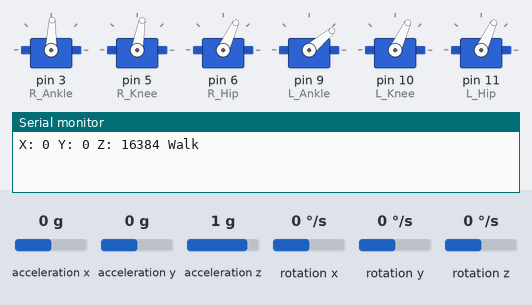
A sketch run on a simulated Arduino Uno, built with avr-gcc and run on an emulated ATmega328P. Shown: 6 × servo, the last lines printed to the serial monitor. Wiring (inferred from the names in the program): MPU-6050 motion sensor at I2C address 0x68; MPU-6050 motion sensor at I2C address 0x69. Inputs (shaded band) come from the test bench; at power-on: acceleration x 0 g, acceleration z 1 g, acceleration y 0 g, rotation x 0 °/s, rotation y 0 °/s, rotation z 0 °/s.

Above: at 3.2 s.
3.3 s: acceleration x set to -0.5 g
11.0 s: acceleration x set to -0.8 g
At 16.4 s:
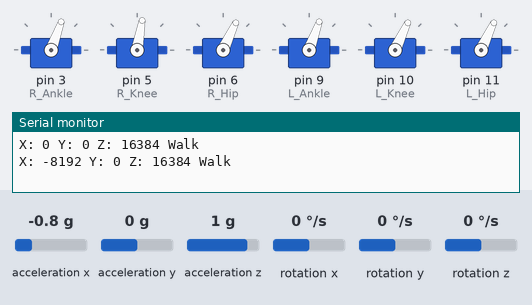
19.7 s: acceleration x set to 0 g
At 22.2 s:
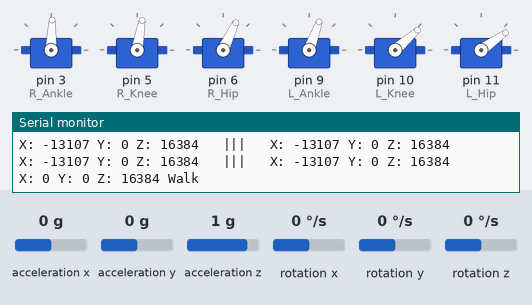
27.4 s: acceleration z set to 0.2 g
35.1 s: acceleration z set to -0.1 g
At 35.7 s:
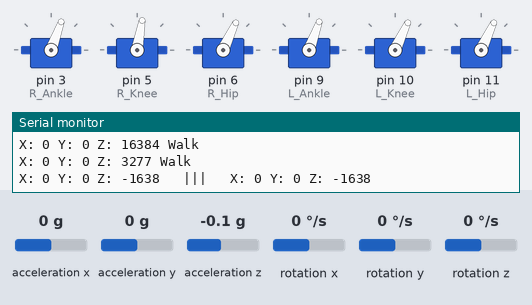
42.8 s: acceleration z set to 0.8 g
At 46.7 s:
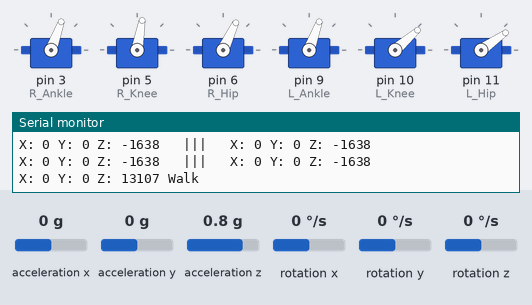
Timing chart, 0 to 51.5 s (numbered marks = the images above; inputs shaded):
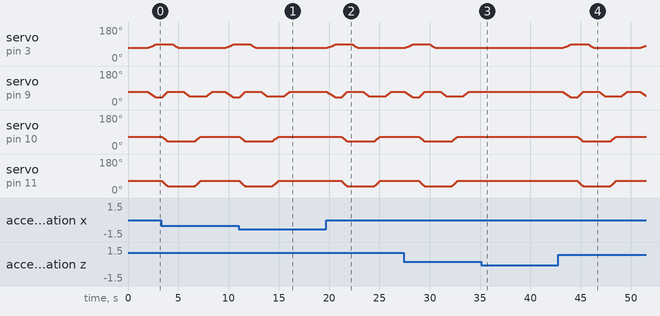

Measured:
- the behaviour switches between -0.6 and -0.7 g on acceleration x (found by bisection; images 0 and 1)
- the behaviour switches between 0.1 and 0 g on acceleration z (found by bisection; images 2 and 3)
- after the input at 11.0 s, servo on pin 3 (R_Ankle): goes on until 12.7 s, then stays 70°; servo on pin 9 (L_Ankle): goes on until 16.0 s, then stays 70°
- after the input at 19.7 s, servo on pin 3 (R_Ankle): rises from 70° to 88° in 0.75 s, then falls to 70° in 2.3 s; servo on pin 9 (L_Ankle): 70° → 65° after 0.13 s, → 60° 0.15 s later, → 55° 0.15 s later, → 50° 0.15 s later, … (24 changes in this stretch)
- after the input at 35.1 s, servo on pin 3 (R_Ankle): stays 70° (without the input it goes to 73° after 0.15 s); servo on pin 9 (L_Ankle): stops changing and stays 70°; servo on pin 10 (L_Knee), servo on pin 11 (L_Hip): stops changing and stays 65°

The sketch:

Final_biped_v2.ino
```cpp
// ================================================================
// Sookmyung Women's University Electronic Engineering 21
// Soomin Kwon
// rnjss8m@sm.ac.kr
// ----------------------------------------------------------------
// PROJECT NAME  : arduino_biped_robot_v2
// FILE NAME     : Final_biped_v2.ino
// ABOUT         :
// CREATION DATE : 2022.06.18
// ================================================================


#include<Wire.h>
#include <Servo.h>

const int MPU1 = 0x68, MPU2 = 0x69;
int AcX, AcY, AcZ;
int delayVal = 100; //딜레이 값 지정
int delayVal2 = 500;

bool time = true; //time이라는 변수를 true로 지정함
//Creating Servo Objects
Servo R_Ankle;
Servo L_Ankle;
Servo R_Knee;
Servo L_Knee;
Servo R_Hip;
Servo L_Hip; //서보모터 이름 지정

//Function Prototype//
void stand();
void L_forward();
void R_forward();

int R_AnkPos = 70;
int R_KneePos = 80;
int R_HipPos = 65;
int L_AnkPos = 70;
int L_KneePos = 65;
int L_HipPos = 65;

void setup () {
  //Servo input pins
  R_Ankle.attach (3);
  R_Knee.attach (5);
  R_Hip.attach (6);
  L_Ankle.attach (9);
  L_Knee.attach (10);
  L_Hip.attach (11);
  stand();
  delay (2000);

  Wire .begin ();
  Wire .beginTransmission (MPU1);
  Wire .write (0x6B);
  Wire .write (0); //MPU6050 1을 동작 대기 모드로 변경
  Wire .endTransmission (true);

  Wire .begin ();
  Wire .beginTransmission (MPU2);
  Wire .write (0x6B);
  Wire .write (0); //MPU6050 2를 동작 대기 모드로 변경
  Wire .endTransmission (true);
  Serial .begin (9600);
}

void loop () {
  while (1) {
    //받아온 센서값을 출력
    GetMPUValue(MPU1);
    if (AcX > -10000 && AcZ > 0) { //왼쪽다리 앞으로 걸으면
      Serial .print (" Walk");
      Serial .println ();
      L_forward(); //왼쪽다리부터 보행하는 코드 실행
      delay (800);
      break ;
    }
    Serial .print ("\t ||| \t");

    GetMPUValue(MPU2);
    if (AcX > -10000 && AcZ > 0) { //오른쪽다리 앞으로 걸으면
      Serial .print (" Walk");
      R_forward(); //오른쪽다리부터 보행하는 코드 실행
    }
    Serial .println ();

    delay (800);
  }
}

void GetMPUValue(const int MPU) {

  Wire .beginTransmission (MPU); //MPU6050 호출
  Wire .write (0x3B); //AcX 레지스터 위치 요청
  Wire .endTransmission (false);
  Wire .requestFrom (MPU, 14, true); //14byte의 데이터를 요청

  AcX = Wire .read () << 8 | Wire .read (); //두개의 나뉘어진 바이트를 하나로 이어붙임
  AcY = Wire .read () << 8 | Wire .read ();
  AcZ = Wire .read () << 8 | Wire .read ();

  Serial .print ("X: ");
  Serial .print (AcX);
  Serial .print (" Y: ");
  Serial .print (AcY);
  Serial .print (" Z: ");
  Serial .print (AcZ);
}

//Function Definition//

void stand () { //초기 포지션. 각 모터가 출력할 값 지정
  R_Ankle.write (70);
  R_Knee.write (80);
  R_Hip.write (65);
  L_Ankle.write (70);
  L_Knee.write (65);
  L_Hip.write (65);
}

////////////FORWARD///////////////

///////////Left Leg///////////////

void L_forward() { //left leg first walk

  for (int i = 0; i < 6; i += 1) { //무게중심 옮기기
    R_AnkPos += 3;
    L_AnkPos -= 5;
    R_Ankle.write (R_AnkPos );
    L_Ankle.write (L_AnkPos );
    delay (delayVal + 50);
  }
  delay (delayVal2);

  for (int i = 0; i < 6; i += 1) { //왼다리 내딛기
    L_AnkPos += 5;
    L_KneePos -= 4;
    L_HipPos -= 5;
    L_Ankle.write (L_AnkPos );
    L_Knee.write (L_KneePos);
    L_Hip.write (L_HipPos );

    delay (delayVal);
  }
  delay (delayVal2);

  for (int i = 0; i < 6; i += 1) { // 무게중심 원위치
    R_AnkPos -= 3;
    R_Ankle.write (R_AnkPos );

    delay (delayVal);
  }
  delay (delayVal2);


  for (int i = 0; i < 6; i += 1) { //무게중심 반대로 옮기기
    L_AnkPos -= 4;
    L_Ankle.write (L_AnkPos );

    delay (delayVal);
  }
  delay (delayVal2);

  for (int i = 0; i < 6; i += 1) { // 왼다리 원위치(발목 제외 standpos)
    L_KneePos += 4;
    L_HipPos += 5;
    L_Knee.write (L_KneePos);
    L_Hip.write (L_HipPos );

    delay (delayVal);
  }
  delay (delayVal2);

  for (int i = 0; i < 6; i += 1) { // 무게중심 원위치 (전체 standpos)
    L_AnkPos += 4;
    L_Ankle.write (L_AnkPos );

    delay (delayVal);
  }
  stand();
  delay (delayVal2);

  time = false;
}
///////////Rightt leg///////////////

void R_forward() { //right leg first walk

  for (int i = 0; i < 6; i += 1) { //무게중심 옮기기
    L_AnkPos -= 3;
    R_AnkPos += 5;
    R_Ankle.write (R_AnkPos );
    delay (100);
    L_Ankle.write (L_AnkPos );
    delay (150);
  }
  delay (delayVal2);

  for (int i = 0; i < 6; i += 1) { //오른다리 내딛기
    R_AnkPos -= 5;
    R_KneePos += 5;
    R_HipPos += 5;
    R_Ankle.write (R_AnkPos );
    R_Knee.write (R_KneePos);
    R_Hip.write (R_HipPos );

    delay (delayVal);
  }
  delay (delayVal2);

  for (int i = 0; i < 6; i += 1) { //무게중심 원위치
    L_AnkPos += 3;
    L_Ankle.write (L_AnkPos );

    delay (delayVal);
  }
  delay (delayVal2);


  for (int i = 0; i < 6; i += 1) { //무게중심 반대로 옮기기
    R_AnkPos += 4;
    R_Ankle.write (R_AnkPos );

    delay (delayVal);
  }
  delay (delayVal2);

  for (int i = 0; i < 6; i += 1) { // 오른다리 원위치(발목 제외 standpos)
    R_KneePos -= 5;
    R_HipPos -= 5;
    R_Knee.write (R_KneePos);
    R_Hip.write (R_HipPos );

    delay (delayVal);
  }
  delay (delayVal2);

  for (int i = 0; i < 6; i += 1) { // 무게중심 원위치 (전체 standpos)
    R_AnkPos -= 5;
    R_Ankle.write (R_AnkPos );

    delay (delayVal);
  }
  stand();
  delay (delayVal2);

  time = false;
}
```
